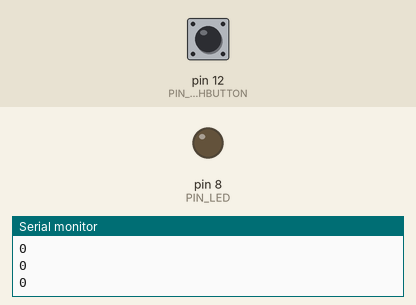
A sketch run on a simulated Arduino Uno, built with avr-gcc and run on an emulated ATmega328P. Shown: output pins drawn as LEDs (lit = HIGH), the last lines printed to the serial monitor. The inputs (shaded band) are chosen by the test bench; at power-on: pin 12 (PIN_PUSHBUTTON) LOW.

Above: at 1.2 s.
1.3 s: pin 12 (PIN_PUSHBUTTON) pulled HIGH for 0.15 s
At 2.4 s:
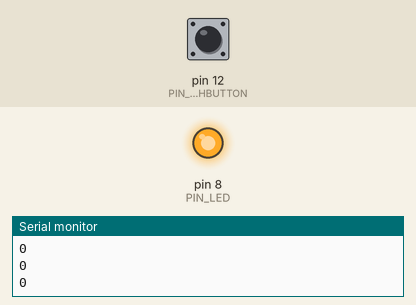
2.9 s: pin 12 (PIN_PUSHBUTTON) pulled HIGH for 1 s
At 3.6 s:
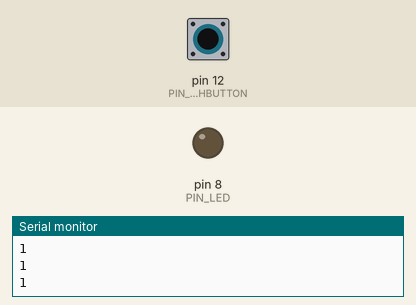
5.4 s: pin 12 (PIN_PUSHBUTTON) pulled HIGH for 3.2 s
At 6.8 s:
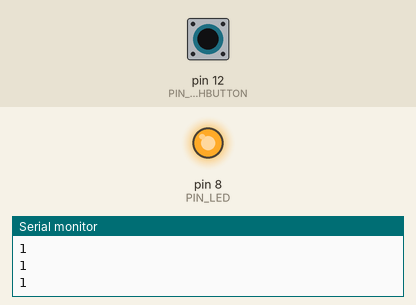
Timing chart, 0 to 8.4 s (numbered marks = the images above; inputs shaded):
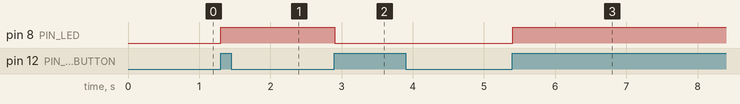

The sketch:

pushbutton.ino
```cpp
int PIN_PUSHBUTTON = 12;
int PIN_LED = 8;
int timeInMs = 100;
int ledState = 0;
int buttonOld = 1;
int buttonNew;

void setup() {

    Serial.begin(9600);

    pinMode(PIN_PUSHBUTTON, INPUT);
    pinMode(PIN_LED, OUTPUT);
}

void loop() {

    buttonNew = digitalRead(PIN_PUSHBUTTON);

    Serial.println(buttonNew);

    if (buttonOld == 0 && buttonNew == 1) {
        if (ledState == 0) {
            digitalWrite(PIN_LED, HIGH);
            ledState = 1;
        } else {
            digitalWrite(PIN_LED, LOW);
            ledState = 0;
        }
    }

    buttonOld = buttonNew;

    delay(timeInMs);
}
```

Measured:
- after the input at 1.3 s, pin 8 (PIN_LED): LOW → HIGH at once
- after the input at 2.9 s, pin 8 (PIN_LED): HIGH → LOW at once
- after the input at 5.4 s, pin 8 (PIN_LED): LOW → HIGH at once
